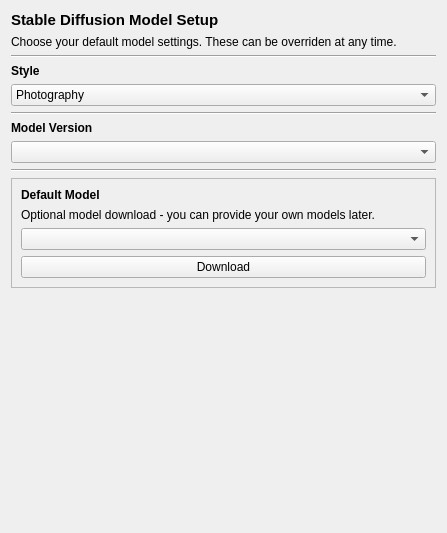
<?xml version="1.0" encoding="UTF-8"?>
<ui version="4.0">
 <class>stable_diffusion_model_setup</class>
 <widget class="QWidget" name="stable_diffusion_model_setup">
  <property name="geometry">
   <rect>
    <x>0</x>
    <y>0</y>
    <width>447</width>
    <height>533</height>
   </rect>
  </property>
  <property name="windowTitle">
   <string>Form</string>
  </property>
  <layout class="QGridLayout" name="gridLayout">
   <item row="9" column="0">
    <widget class="QFrame" name="frame">
     <property name="frameShape">
      <enum>QFrame::StyledPanel</enum>
     </property>
     <property name="frameShadow">
      <enum>QFrame::Raised</enum>
     </property>
     <layout class="QGridLayout" name="gridLayout_2">
      <item row="2" column="0">
       <widget class="QComboBox" name="comboBox_3"/>
      </item>
      <item row="1" column="0">
       <widget class="QLabel" name="label_6">
        <property name="text">
         <string>Optional model download - you can provide your own models later.</string>
        </property>
        <property name="wordWrap">
         <bool>true</bool>
        </property>
       </widget>
      </item>
      <item row="0" column="0">
       <widget class="QLabel" name="label_5">
        <property name="font">
         <font>
          <bold>true</bold>
         </font>
        </property>
        <property name="text">
         <string>Default Model</string>
        </property>
       </widget>
      </item>
      <item row="3" column="0">
       <widget class="QPushButton" name="pushButton">
        <property name="text">
         <string>Download</string>
        </property>
       </widget>
      </item>
     </layout>
    </widget>
   </item>
   <item row="8" column="0">
    <widget class="Line" name="line_3">
     <property name="orientation">
      <enum>Qt::Horizontal</enum>
     </property>
    </widget>
   </item>
   <item row="13" column="0">
    <spacer name="verticalSpacer">
     <property name="orientation">
      <enum>Qt::Vertical</enum>
     </property>
     <property name="sizeHint" stdset="0">
      <size>
       <width>20</width>
       <height>40</height>
      </size>
     </property>
    </spacer>
   </item>
   <item row="1" column="0">
    <widget class="QLabel" name="label_2">
     <property name="text">
      <string>Choose your default model settings. These can be overriden at any time.</string>
     </property>
     <property name="wordWrap">
      <bool>true</bool>
     </property>
    </widget>
   </item>
   <item row="0" column="0">
    <widget class="QLabel" name="label">
     <property name="font">
      <font>
       <pointsize>11</pointsize>
       <bold>true</bold>
      </font>
     </property>
     <property name="text">
      <string>Stable Diffusion Model Setup</string>
     </property>
    </widget>
   </item>
   <item row="7" column="0">
    <widget class="QComboBox" name="comboBox_2"/>
   </item>
   <item row="4" column="0">
    <widget class="QComboBox" name="comboBox">
     <item>
      <property name="text">
       <string>Photography</string>
      </property>
     </item>
     <item>
      <property name="text">
       <string>Illustration</string>
      </property>
     </item>
    </widget>
   </item>
   <item row="2" column="0">
    <widget class="Line" name="line">
     <property name="orientation">
      <enum>Qt::Horizontal</enum>
     </property>
    </widget>
   </item>
   <item row="3" column="0">
    <widget class="QLabel" name="label_3">
     <property name="font">
      <font>
       <bold>true</bold>
      </font>
     </property>
     <property name="text">
      <string>Style</string>
     </property>
    </widget>
   </item>
   <item row="5" column="0">
    <widget class="Line" name="line_2">
     <property name="orientation">
      <enum>Qt::Horizontal</enum>
     </property>
    </widget>
   </item>
   <item row="6" column="0">
    <widget class="QLabel" name="label_4">
     <property name="font">
      <font>
       <bold>true</bold>
      </font>
     </property>
     <property name="text">
      <string>Model Version</string>
     </property>
    </widget>
   </item>
  </layout>
 </widget>
 <resources/>
 <connections/>
</ui>
